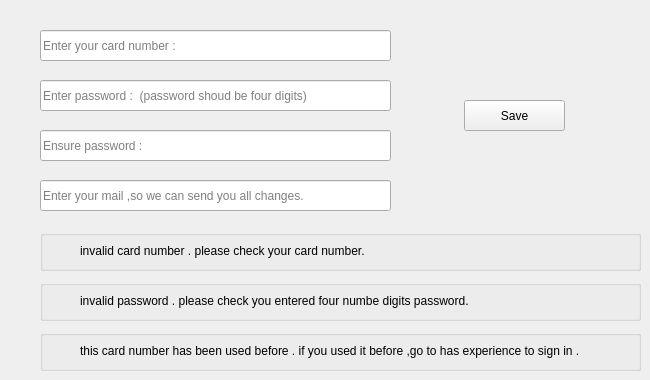
    <widget class="QWidget" name="tab_2">
     <attribute name="title">
      <string>sign up </string>
     </attribute>
     <widget class="QLineEdit" name="lineEdit">
      <property name="geometry">
       <rect>
        <x>40</x>
        <y>30</y>
        <width>351</width>
        <height>31</height>
       </rect>
      </property>
      <property name="placeholderText">
       <string>Enter your card number :</string>
      </property>
     </widget>
     <widget class="QLineEdit" name="lineEdit_2">
      <property name="geometry">
       <rect>
        <x>40</x>
        <y>80</y>
        <width>351</width>
        <height>31</height>
       </rect>
      </property>
      <property name="toolTip">
       <string/>
      </property>
      <property name="toolTipDuration">
       <number>5</number>
      </property>
      <property name="echoMode">
       <enum>QLineEdit::Password</enum>
      </property>
      <property name="placeholderText">
       <string>Enter password :  (password shoud be four digits)</string>
      </property>
     </widget>
     <widget class="QLineEdit" name="lineEdit_3">
      <property name="geometry">
       <rect>
        <x>40</x>
        <y>130</y>
        <width>351</width>
        <height>31</height>
       </rect>
      </property>
      <property name="toolTip">
       <string/>
      </property>
      <property name="toolTipDuration">
       <number>5</number>
      </property>
      <property name="echoMode">
       <enum>QLineEdit::Password</enum>
      </property>
      <property name="placeholderText">
       <string>Ensure password :</string>
      </property>
     </widget>
     <widget class="QGroupBox" name="groupBox">
      <property name="geometry">
       <rect>
        <x>40</x>
        <y>230</y>
        <width>601</width>
        <height>41</height>
       </rect>
      </property>
      <property name="title">
       <string/>
      </property>
      <widget class="QLabel" name="label_2">
       <property name="geometry">
        <rect>
         <x>40</x>
         <y>10</y>
         <width>521</width>
         <height>21</height>
        </rect>
       </property>
       <property name="text">
        <string>invalid card number . please check your card number.</string>
       </property>
      </widget>
     </widget>
     <widget class="QPushButton" name="pushButton_3">
      <property name="geometry">
       <rect>
        <x>464</x>
        <y>100</y>
        <width>101</width>
        <height>31</height>
       </rect>
      </property>
      <property name="text">
       <string>Save</string>
      </property>
     </widget>
     <widget class="QGroupBox" name="groupBox_2">
      <property name="geometry">
       <rect>
        <x>40</x>
        <y>280</y>
        <width>601</width>
        <height>41</height>
       </rect>
      </property>
      <property name="title">
       <string/>
      </property>
      <widget class="QLabel" name="label_4">
       <property name="geometry">
        <rect>
         <x>40</x>
         <y>10</y>
         <width>521</width>
         <height>21</height>
        </rect>
       </property>
       <property name="text">
        <string>invalid password . please check you entered four numbe digits password. </string>
       </property>
      </widget>
     </widget>
     <widget class="QGroupBox" name="groupBox_3">
      <property name="geometry">
       <rect>
        <x>40</x>
        <y>330</y>
        <width>601</width>
        <height>41</height>
       </rect>
      </property>
      <property name="title">
       <string/>
      </property>
      <widget class="QLabel" name="label_5">
       <property name="geometry">
        <rect>
         <x>40</x>
         <y>10</y>
         <width>521</width>
         <height>21</height>
        </rect>
       </property>
       <property name="text">
        <string>this card number has been used before . if you used it before ,go to has experience to sign in . </string>
       </property>
      </widget>
     </widget>
     <widget class="QLineEdit" name="lineEdit_8">
      <property name="geometry">
       <rect>
        <x>40</x>
        <y>180</y>
        <width>351</width>
        <height>31</height>
       </rect>
      </property>
      <property name="placeholderText">
       <string>Enter your mail ,so we can send you all changes.</string>
      </property>
     </widget>
    </widget>
